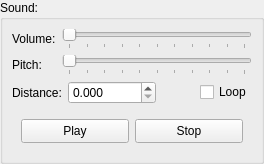
<?xml version="1.0" encoding="UTF-8"?>
<ui version="4.0">
 <class>SoundInfo</class>
 <widget class="QWidget" name="SoundInfo">
  <property name="geometry">
   <rect>
    <x>0</x>
    <y>0</y>
    <width>264</width>
    <height>161</height>
   </rect>
  </property>
  <property name="windowTitle">
   <string>Form</string>
  </property>
  <layout class="QVBoxLayout" name="verticalLayout">
   <property name="leftMargin">
    <number>0</number>
   </property>
   <property name="topMargin">
    <number>0</number>
   </property>
   <property name="rightMargin">
    <number>0</number>
   </property>
   <property name="bottomMargin">
    <number>0</number>
   </property>
   <item>
    <widget class="QGroupBox" name="groupBox">
     <property name="sizePolicy">
      <sizepolicy hsizetype="Preferred" vsizetype="Maximum">
       <horstretch>0</horstretch>
       <verstretch>0</verstretch>
      </sizepolicy>
     </property>
     <property name="title">
      <string>Sound:</string>
     </property>
     <layout class="QVBoxLayout" name="verticalLayout_2">
      <item>
       <widget class="QWidget" name="widget_2" native="true">
        <layout class="QGridLayout" name="gridLayout">
         <property name="leftMargin">
          <number>0</number>
         </property>
         <property name="topMargin">
          <number>0</number>
         </property>
         <property name="rightMargin">
          <number>0</number>
         </property>
         <property name="bottomMargin">
          <number>0</number>
         </property>
         <item row="0" column="0">
          <widget class="QLabel" name="label">
           <property name="text">
            <string>Volume:</string>
           </property>
          </widget>
         </item>
         <item row="0" column="1">
          <widget class="QSlider" name="sldVolume">
           <property name="maximum">
            <number>1000</number>
           </property>
           <property name="pageStep">
            <number>100</number>
           </property>
           <property name="orientation">
            <enum>Qt::Horizontal</enum>
           </property>
           <property name="tickPosition">
            <enum>QSlider::TicksBelow</enum>
           </property>
          </widget>
         </item>
         <item row="1" column="0">
          <widget class="QLabel" name="label_2">
           <property name="text">
            <string>Pitch:</string>
           </property>
          </widget>
         </item>
         <item row="1" column="1">
          <widget class="QSlider" name="sldPitch">
           <property name="maximum">
            <number>1000</number>
           </property>
           <property name="pageStep">
            <number>100</number>
           </property>
           <property name="orientation">
            <enum>Qt::Horizontal</enum>
           </property>
           <property name="tickPosition">
            <enum>QSlider::TicksBelow</enum>
           </property>
          </widget>
         </item>
        </layout>
       </widget>
      </item>
      <item>
       <widget class="QWidget" name="widget" native="true">
        <layout class="QHBoxLayout" name="horizontalLayout_3">
         <property name="leftMargin">
          <number>0</number>
         </property>
         <property name="topMargin">
          <number>0</number>
         </property>
         <property name="rightMargin">
          <number>0</number>
         </property>
         <property name="bottomMargin">
          <number>0</number>
         </property>
         <item>
          <widget class="QLabel" name="label_3">
           <property name="text">
            <string>Distance:</string>
           </property>
          </widget>
         </item>
         <item>
          <widget class="QDoubleSpinBox" name="txtDistance">
           <property name="sizePolicy">
            <sizepolicy hsizetype="Expanding" vsizetype="Fixed">
             <horstretch>0</horstretch>
             <verstretch>0</verstretch>
            </sizepolicy>
           </property>
           <property name="minimumSize">
            <size>
             <width>64</width>
             <height>0</height>
            </size>
           </property>
           <property name="decimals">
            <number>3</number>
           </property>
           <property name="maximum">
            <double>99999999.989999994635582</double>
           </property>
          </widget>
         </item>
         <item>
          <spacer name="horizontalSpacer">
           <property name="orientation">
            <enum>Qt::Horizontal</enum>
           </property>
           <property name="sizeHint" stdset="0">
            <size>
             <width>40</width>
             <height>20</height>
            </size>
           </property>
          </spacer>
         </item>
         <item>
          <widget class="QCheckBox" name="chkLoop">
           <property name="layoutDirection">
            <enum>Qt::LeftToRight</enum>
           </property>
           <property name="text">
            <string>Loop</string>
           </property>
          </widget>
         </item>
        </layout>
       </widget>
      </item>
      <item>
       <widget class="QWidget" name="widget_3" native="true">
        <layout class="QHBoxLayout" name="horizontalLayout">
         <item>
          <widget class="QPushButton" name="btnPlay">
           <property name="minimumSize">
            <size>
             <width>64</width>
             <height>24</height>
            </size>
           </property>
           <property name="text">
            <string>Play</string>
           </property>
           <property name="icon">
            <iconset resource="MagicGameEditor.qrc">
             <normaloff>:/MagicGameEditor/Images/play.png</normaloff>:/MagicGameEditor/Images/play.png</iconset>
           </property>
          </widget>
         </item>
         <item>
          <widget class="QPushButton" name="btnStop">
           <property name="minimumSize">
            <size>
             <width>64</width>
             <height>24</height>
            </size>
           </property>
           <property name="text">
            <string>Stop</string>
           </property>
           <property name="icon">
            <iconset resource="MagicGameEditor.qrc">
             <normaloff>:/MagicGameEditor/Images/stop.png</normaloff>:/MagicGameEditor/Images/stop.png</iconset>
           </property>
          </widget>
         </item>
        </layout>
       </widget>
      </item>
     </layout>
    </widget>
   </item>
  </layout>
 </widget>
 <resources>
  <include location="MagicGameEditor.qrc"/>
 </resources>
 <connections/>
</ui>
